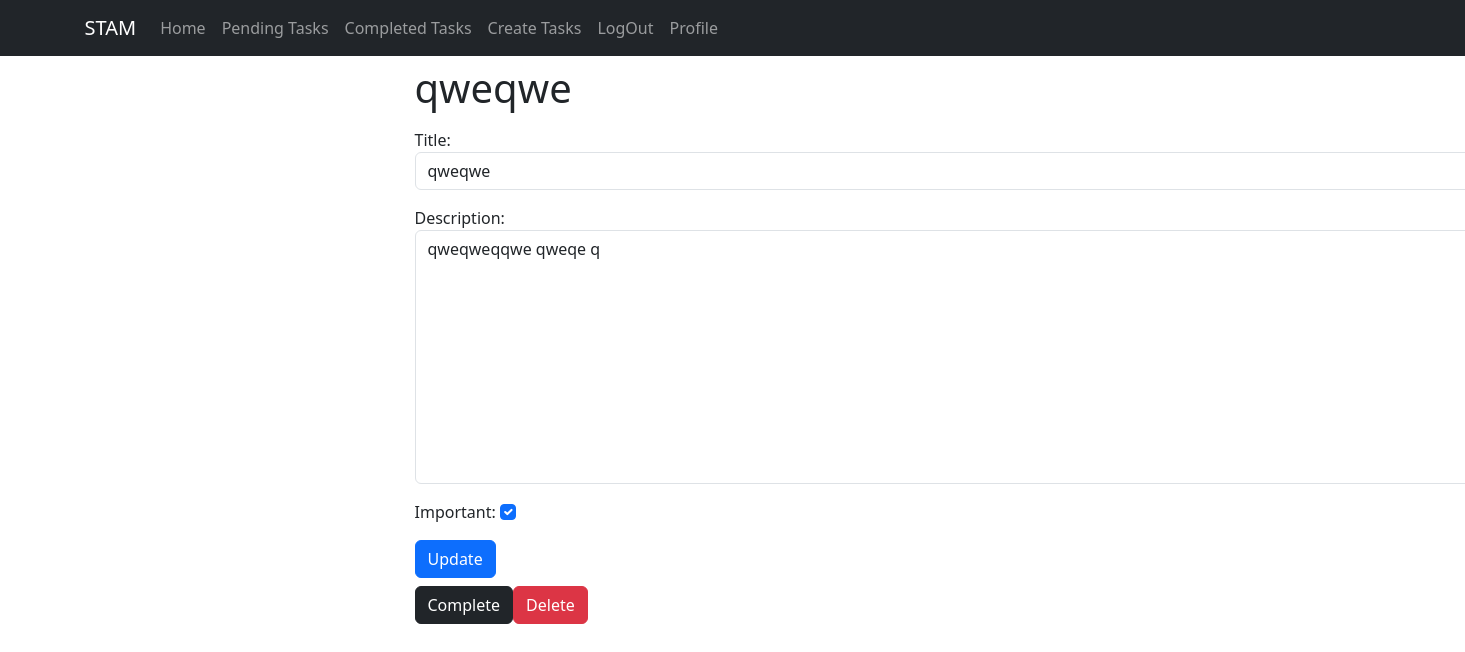
The page /tasks/3/ (signed in) on the database as committed earlier.
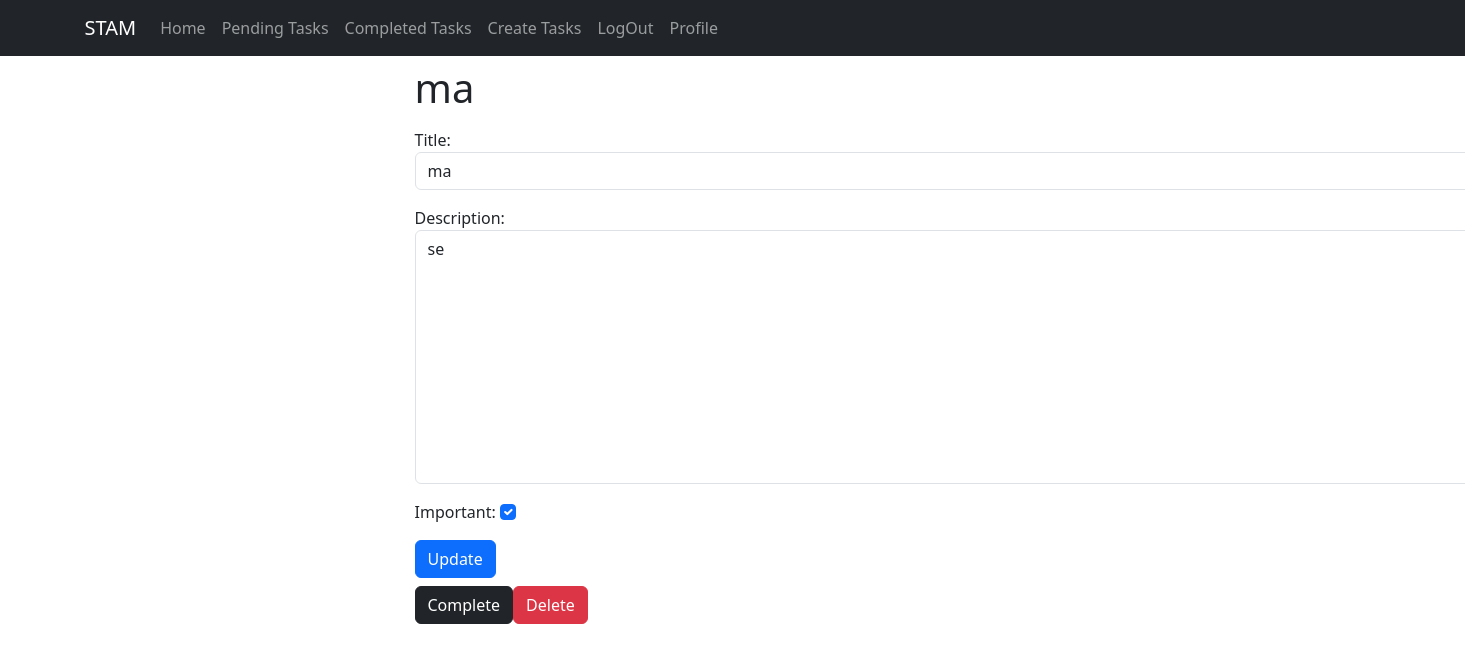
The same page on the database as committed later.
### tasks/models.py (models this page shows, shortened)
class Task(models.Model):
    title = models.CharField(max_length=200)
    description = models.TextField(blank=True)
    created = models.DateTimeField(auto_now_add=True)
    datecompleted = models.DateTimeField(null=True, blank=True)
    important = models.BooleanField(default=False)
    user = models.ForeignKey(User, on_delete=models.CASCADE)

### tasks/views.py (the view, shortened to what this page needs)
# urls.py: path('tasks/<int:task_id>/', views.task_detail, name='task_detail'),
@login_required
def task_detail(request, task_id):
    if request.method == 'GET':
        task = get_object_or_404(Task, pk=task_id, user=request.user)
        form = TaskForm(instance=task)
        return render(request, 'task_detail.html',
                      {'task': task, 'form': form})

### tasks/forms.py
class TaskForm(forms.ModelForm):
    class Meta:
        model = Task
        fields = ['title', 'description','important']
        widgets = {
            'title': forms.TextInput(attrs={'class': 'form-control', 'placeholder': 'Write a Title'}),
            'description': forms.Textarea(attrs={'class': 'form-control', 'placeholder': 'Write a Description for the Task'}),
            'important': forms.CheckboxInput(attrs={'class': 'form-check-input text-center'})
        }

### tasks/templates/task_detail.html (shortened to what this page needs)
{% extends 'base.html' %}
{% block content %}
 <main class='container'>
   <div class="row">
    <div class="md-6 offset-md-3">
      <h1 class='text-secundary py-2'> {{ task.title }}</h1>
              <form method="POST">
                {{ form.as_p }}
               <button class="btn btn-primary">Update</button>
            </form>
        <div class='d-flex mt-2'>
            <form action="{% url 'complete_task' task.id %}" method="POST">
              <button class="btn btn-dark">Complete</button>
            </form>
              <form action="{% url 'delete_task' task.id %}" method="POST">
              <button class="btn btn-danger">Delete</button>
            </form>
        </div>
  </div>
  </div>
</main>
{% endblock %}

Rows that differ between the two databases and show on the page:
changed Task: title "qweqwe" → "ma"; description "qweqweqqwe qweqe q" → "se"
